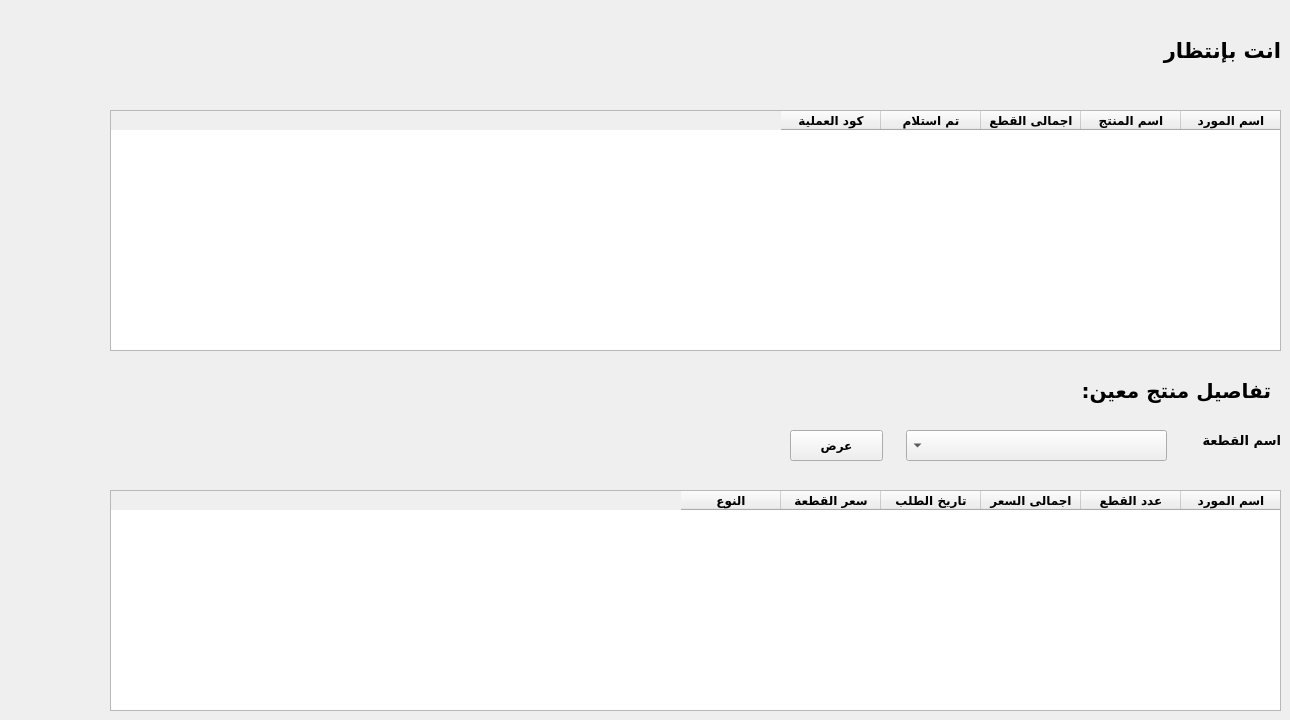
    <widget class="QWidget" name="tab_4">
     <attribute name="title">
      <string>Page</string>
     </attribute>
     <widget class="QLabel" name="label_5">
      <property name="geometry">
       <rect>
        <x>1140</x>
        <y>30</y>
        <width>141</width>
        <height>41</height>
       </rect>
      </property>
      <property name="font">
       <font>
        <family>Dubai</family>
        <pointsize>16</pointsize>
        <weight>75</weight>
        <bold>true</bold>
       </font>
      </property>
      <property name="text">
       <string>انت بإنتظار</string>
      </property>
     </widget>
     <widget class="QTableWidget" name="tableWidget_2">
      <property name="geometry">
       <rect>
        <x>110</x>
        <y>110</y>
        <width>1171</width>
        <height>241</height>
       </rect>
      </property>
      <property name="layoutDirection">
       <enum>Qt::RightToLeft</enum>
      </property>
      <column>
       <property name="text">
        <string>اسم المورد</string>
       </property>
       <property name="font">
        <font>
         <family>Dubai</family>
         <pointsize>9</pointsize>
         <weight>75</weight>
         <bold>true</bold>
        </font>
       </property>
      </column>
      <column>
       <property name="text">
        <string>اسم المنتج</string>
       </property>
       <property name="font">
        <font>
         <family>Dubai</family>
         <pointsize>9</pointsize>
         <weight>75</weight>
         <bold>true</bold>
        </font>
       </property>
      </column>
      <column>
       <property name="text">
        <string>اجمالى القطع</string>
       </property>
       <property name="font">
        <font>
         <family>Dubai</family>
         <pointsize>9</pointsize>
         <weight>75</weight>
         <bold>true</bold>
        </font>
       </property>
      </column>
      <column>
       <property name="text">
        <string>تم استلام</string>
       </property>
       <property name="font">
        <font>
         <family>Dubai</family>
         <pointsize>9</pointsize>
         <weight>75</weight>
         <bold>true</bold>
        </font>
       </property>
      </column>
      <column>
       <property name="text">
        <string>كود العملية</string>
       </property>
       <property name="font">
        <font>
         <family>Dubai</family>
         <weight>75</weight>
         <bold>true</bold>
        </font>
       </property>
      </column>
     </widget>
     <widget class="QComboBox" name="comboBox">
      <property name="geometry">
       <rect>
        <x>906</x>
        <y>430</y>
        <width>261</width>
        <height>31</height>
       </rect>
      </property>
      <property name="font">
       <font>
        <family>Dubai</family>
        <pointsize>9</pointsize>
        <weight>75</weight>
        <bold>true</bold>
       </font>
      </property>
      <property name="layoutDirection">
       <enum>Qt::RightToLeft</enum>
      </property>
     </widget>
     <widget class="QLabel" name="label_8">
      <property name="geometry">
       <rect>
        <x>1180</x>
        <y>430</y>
        <width>101</width>
        <height>20</height>
       </rect>
      </property>
      <property name="font">
       <font>
        <family>Dubai</family>
        <pointsize>10</pointsize>
        <weight>75</weight>
        <bold>true</bold>
       </font>
      </property>
      <property name="text">
       <string>اسم القطعة</string>
      </property>
     </widget>
     <widget class="QLabel" name="label_9">
      <property name="geometry">
       <rect>
        <x>1060</x>
        <y>370</y>
        <width>211</width>
        <height>41</height>
       </rect>
      </property>
      <property name="font">
       <font>
        <family>Dubai</family>
        <pointsize>15</pointsize>
        <weight>75</weight>
        <bold>true</bold>
       </font>
      </property>
      <property name="text">
       <string>تفاصيل منتج معين:</string>
      </property>
     </widget>
     <widget class="QTableWidget" name="tableWidget_3">
      <property name="geometry">
       <rect>
        <x>110</x>
        <y>490</y>
        <width>1171</width>
        <height>221</height>
       </rect>
      </property>
      <property name="layoutDirection">
       <enum>Qt::RightToLeft</enum>
      </property>
      <column>
       <property name="text">
        <string>اسم المورد</string>
       </property>
       <property name="font">
        <font>
         <family>Dubai</family>
         <pointsize>9</pointsize>
         <weight>75</weight>
         <bold>true</bold>
        </font>
       </property>
      </column>
      <column>
       <property name="text">
        <string>عدد القطع</string>
       </property>
       <property name="font">
        <font>
         <family>Dubai</family>
         <pointsize>9</pointsize>
         <weight>75</weight>
         <bold>true</bold>
        </font>
       </property>
      </column>
      <column>
       <property name="text">
        <string>اجمالى السعر</string>
       </property>
       <property name="font">
        <font>
         <family>Dubai</family>
         <pointsize>9</pointsize>
         <weight>75</weight>
         <bold>true</bold>
        </font>
       </property>
      </column>
      <column>
       <property name="text">
        <string>تاريخ الطلب</string>
       </property>
       <property name="font">
        <font>
         <family>Dubai</family>
         <pointsize>9</pointsize>
         <weight>75</weight>
         <bold>true</bold>
        </font>
       </property>
      </column>
      <column>
       <property name="text">
        <string>سعر القطعة</string>
       </property>
       <property name="font">
        <font>
         <family>Dubai</family>
         <weight>75</weight>
         <bold>true</bold>
        </font>
       </property>
      </column>
      <column>
       <property name="text">
        <string>النوع</string>
       </property>
       <property name="font">
        <font>
         <family>Dubai</family>
         <weight>75</weight>
         <bold>true</bold>
        </font>
       </property>
      </column>
     </widget>
     <widget class="QPushButton" name="pushButton">
      <property name="geometry">
       <rect>
        <x>790</x>
        <y>430</y>
        <width>93</width>
        <height>31</height>
       </rect>
      </property>
      <property name="font">
       <font>
        <family>Dubai</family>
        <pointsize>9</pointsize>
        <weight>75</weight>
        <bold>true</bold>
       </font>
      </property>
      <property name="text">
       <string>عرض</string>
      </property>
     </widget>
    </widget>
